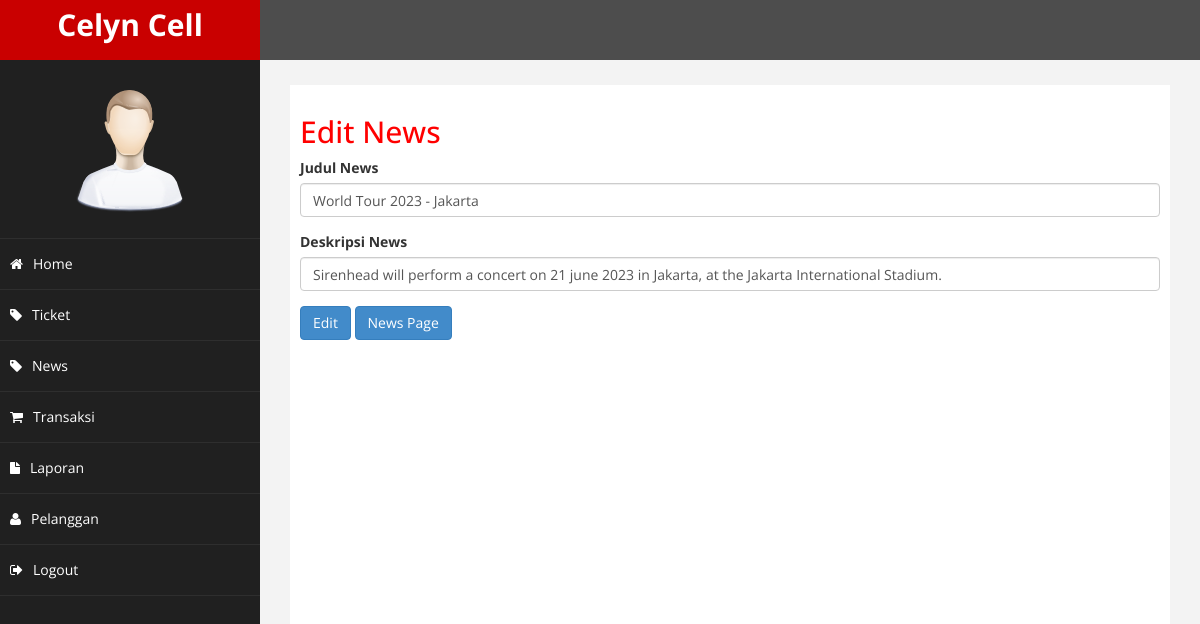
Page /admin/index.php?halaman=editnews&id=1 (signed in) on the committed database.
### tables this page shows
CREATE TABLE `news` (
  `id_news` int(11) NOT NULL,
  `judul` varchar(50) NOT NULL,
  `deskripsi` text NOT NULL
);

### admin/editnews.php (the view, shortened to what this page needs)
<h2>Edit News</h2>
<?php
$ambil = $koneksi->query("SELECT * FROM news WHERE id_news='$_GET[id]'");
$pecah = $ambil->fetch_assoc();
?>
<form method="post" enctype="multipart/form-data">
	<div class="form-group">
		<label>Judul News</label>
		<input type="text" name="judul" class="form-control" value="<?php echo $pecah['judul']; ?>">
	</div>
	<div class="form-group">
		<label>Deskripsi News</label>
		<input type="text" name="deskripsi" class="form-control" value="<?php echo $pecah['deskripsi']; ?>">
	</div>
	<button class="btn btn-primary" name="edit">Edit</button>
	<td>
		<a href="index.php?halaman=news" class="btn btn-primary">News Page</a>
	</td>
</form>

### admin/assets/css/custom.css (style rules this page uses)
body { font-family: 'Open Sans', sans-serif; }
h2 { color: #f00; }

### rows in the picture
news: judul "World Tour 2023 - Jakarta", deskripsi "Sirenhead will perform a concert on 21 june 2023 in Jakarta, at the Jakarta International Stadium."
